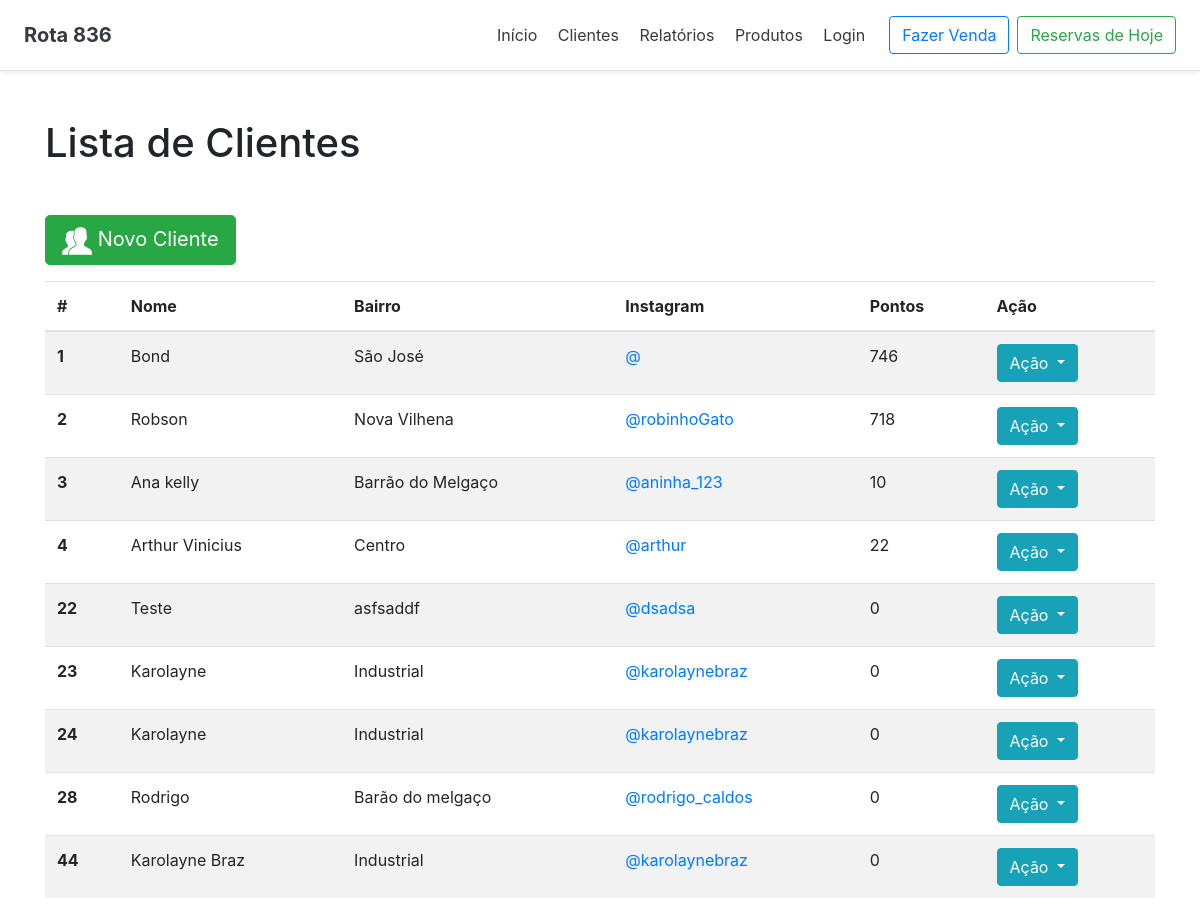
Before: /salao/cliente/listar/ with the older database file.
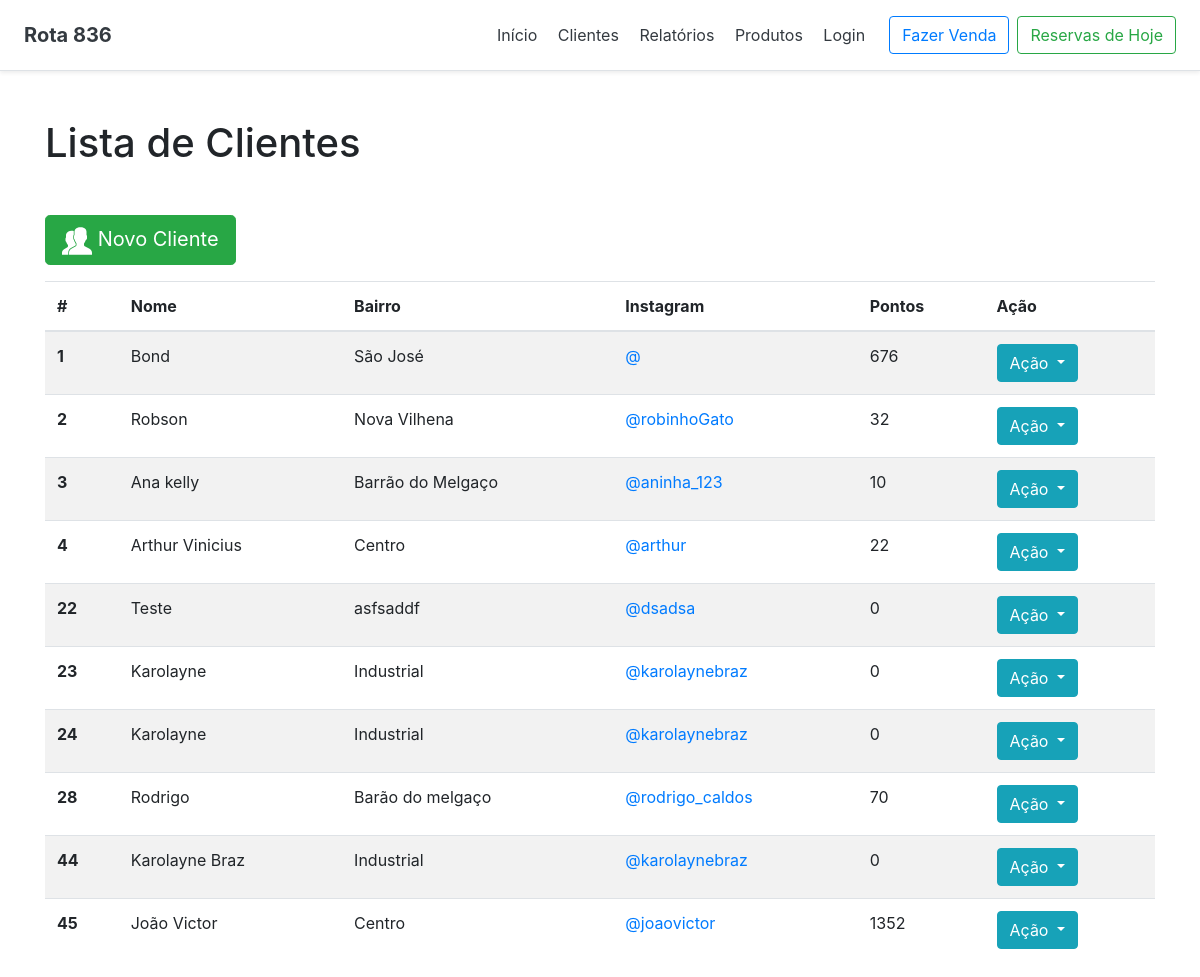
After: the same page with the newer database file.
### salao/models.py (models this page shows, shortened)
class Cliente (models.Model):
    nome_cliente = models.CharField(max_length=200, null=False)
    telefone_cliente = models.CharField(max_length=12)
    instagram_cliente = models.CharField(max_length=50)
    bairro_cliente = models.CharField(max_length=200, null=False)
    @property
    def pontos_cliente(self):
        pontos = 0
        vendas = self.venda_set.all()
        for x in vendas:
            pontos += x.soma_pontos_venda
        return pontos
    @property
    def toJSON(self):
        return json.dumps(self, default=lambda x: x.__dict__)

class Venda(models.Model):
    data_hora_venda = models.DateTimeField(auto_now_add=True)
    cliente_venda = models.ForeignKey(Cliente, on_delete=models.CASCADE, null=False)
    servico_venda = models.ManyToManyField(Servico, blank=True)
    produto_venda = models.ManyToManyField(Produto, blank=True)
    @property
    def soma_pontos_venda(self):
        pontos = 0
        if self.servico_venda:
            for x in self.servico_venda.all():
                pontos = pontos + x.pontos_servico
        if self.produto_venda:
            for x in self.produto_venda.all():
                pontos = pontos + x.pontos_produto
        return pontos

class Servico(models.Model):
    desc_servico = models.CharField(max_length=200, null=False)
    pontos_servico = models.IntegerField(null=False)
    valor_servico = models.FloatField(null=False)

class Produto(models.Model):
    desc_produto = models.CharField(max_length=200, null=False)
    pontos_produto = models.IntegerField(null=False)
    valor_produto = models.FloatField(max_length=12, null=False)
    marca_produto = models.CharField(max_length=100, null=False)

### salao/views.py (the view)
# urls.py: path('cliente/listar/', views.ListarClientes.as_view(), name='listar_clientes'),
class ListarClientes(ListView):
    template_name = 'salao/cliente/listar.html'
    model = Cliente
    context_object_name = 'clientes'
    paginate_by=10

### salao/templates/salao/cliente/listar.html (shortened to what this page needs)
{% extends '../base.html' %}
{% load staticfiles %}
{% block h1_pagina %}
    Lista de Clientes
{% endblock h1_pagina %}
{% block content %}
    <a href="{% url 'salao:incluir_cliente' %}"><button class="btn btn-success btn-lg mb-3"><img src="{% static 'img/cliente.svg' %}" height="30px" width="30px"> Novo Cliente</button></a>
        <table class="table table-striped">
            <thead>
                <tr>
                  <th scope="col">#</th>
                  <th scope="col">Nome</th>
                  <th scope="col">Bairro</th>
                  <th scope="col">Instagram</th>
                  <th scope="col">Pontos</th>
                  <th scope="col">Ação</th>
                </tr>
            </thead>
            <tbody>
                {% for cliente in object_list %}
                <tr id="{{ cliente.id }}">
                  <th scope="row" id="id_cliente">{{ cliente.id }}</th>
                  <td name="nome_cliente">{{ cliente.nome_cliente }}</td>
                  <td>{{ cliente.bairro_cliente }}</td>
                  <td><a target="_blank" rel="noopener noreferrer" href="https://www.instagram.com/{{ cliente.instagram_cliente }}/">@{{ cliente.instagram_cliente }}</a></td>
                  <td>{{ cliente.pontos_cliente }}</td>
                  <td><div class="btn-group">
                              <button type="button" class="btn btn-info dropdown-toggle" data-toggle="dropdown" aria-haspopup="true" aria-expanded="false">
                                Ação
                              </button>
                        </div>
                  </td>
                </tr>
                {% endfor %}
            </tbody>
            </table>
{% endblock content %}

### salao/templates/salao/base.html (shortened to what this page needs)
{% load staticfiles %}
<!DOCTYPE html>
<html lang="pt-br" xmlns="http://www.w3.org/1999/html">
<head>
    <link href="{% static 'css/bootstrap.min.css' %}" rel="stylesheet">
    <link href="{% static 'css/bootstrap.css' %}" rel="stylesheet">
</head>
<body>
    <div class="d-flex flex-column flex-md-row align-items-center p-3 px-md-4 mb-3 bg-white border-bottom shadow-sm">
      <h5 class="my-0 mr-md-auto font-weight-bold"><a href="{% url 'salao:index' %}" style="text-decoration: none" class="text-dark">Rota 836</a></h5>
      <nav class="my-2 my-md-0 mr-md-3">
        <a class="p-2 text-dark" href="{% url 'salao:index' %}">Início</a>
        <a class="p-2 text-dark" href="{% url 'salao:listar_clientes' %}">Clientes</a>
        <a class="p-2 text-dark" href="#">Relatórios</a>
        <a class="p-2 text-dark" href="{% url 'salao:listar_produtos' %}">Produtos</a>
        <a class="p-2 text-dark" href="../../admin">Login</a>
      </nav>
      <a class="btn btn-outline-primary" href="{% url 'salao:fazer_venda' %}">Fazer Venda</a>
      <a class="ml-2 btn btn-outline-success" href="{% url 'salao:reservas_hoje' %}">Reservas de Hoje</a>
    </div>
        <div class="content container mt-5">
            <div class="page-header">
                <h1 class="display mb-5">{% block h1_pagina %}{% endblock h1_pagina %}</h1>
            </div>
            {% block content %}
            {% endblock content %}
        </div>
  </body>
</html>

Changed rows visible on the page:
computed for Cliente "Bond": pontos_cliente "746" → "676"
computed for Cliente "Robson": pontos_cliente "718" → "32"
computed for Cliente "Rodrigo": pontos_cliente "0" → "70"
added Cliente: id "45", nome_cliente "João Victor", bairro_cliente "Centro", instagram_cliente "joaovictor", pontos_cliente "1352"
